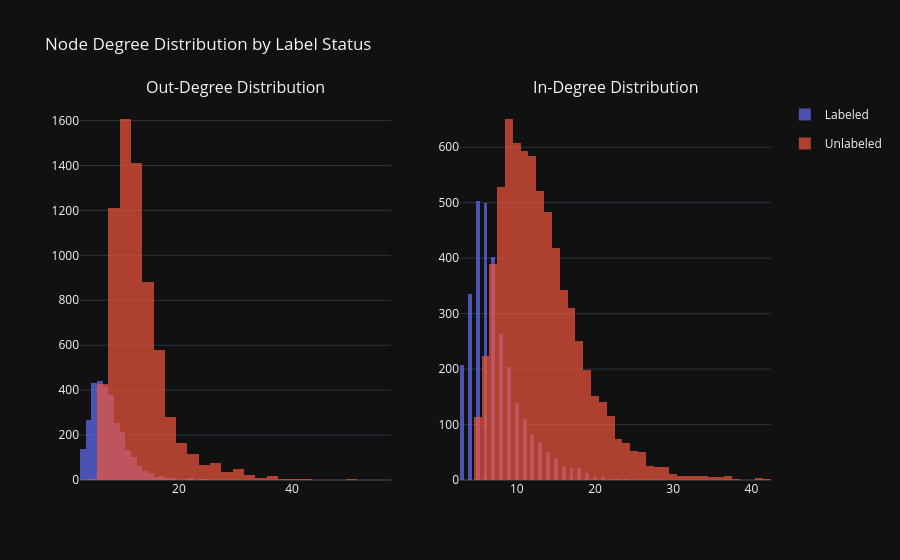

Notebook cell for this chart:
### Markdown cell above
### 1.4 Node Degree Distribution

### Code cell
out_deg = rules.groupby('src_obj_id').size().rename('out_degree')
in_deg  = rules.groupby('dst_obj_id').size().rename('in_degree')
degree  = pd.DataFrame({'obj_id': list(all_obj_ids)})
degree  = degree.merge(out_deg.reset_index().rename(columns={'src_obj_id':'obj_id'}), on='obj_id', how='left')
degree  = degree.merge(in_deg.reset_index().rename(columns={'dst_obj_id':'obj_id'}),  on='obj_id', how='left')
degree  = degree.fillna(0).astype({'out_degree': int, 'in_degree': int})
degree['total_degree'] = degree['out_degree'] + degree['in_degree']
degree['labeled'] = degree['obj_id'].isin(labeled_ids)

fig = make_subplots(rows=1, cols=2, subplot_titles=('Out-Degree Distribution', 'In-Degree Distribution'))
for col, field in [(1, 'out_degree'), (2, 'in_degree')]:
    for is_labeled, color, name in [(True, '#636EFA', 'Labeled'), (False, '#EF553B', 'Unlabeled')]:
        subset = degree[degree['labeled'] == is_labeled][field]
        fig.add_trace(go.Histogram(x=subset, name=name, legendgroup=name,
                                   showlegend=(col == 1), marker_color=color,
                                   opacity=0.7, nbinsx=50), row=1, col=col)
fig.update_layout(title='Node Degree Distribution by Label Status', barmode='overlay')
fig.show()

print(degree.groupby('labeled')[['out_degree','in_degree','total_degree']].describe().round(1).to_string())

### Figure 1 — Plotly figure (JSON) as saved in the notebook; plotly's stock layout.template omitted (floating-point values rounded to 4 significant figures; data arrays with more than 128 entries replaced by an {"elided": "..."} marker saying what was removed)
{"data": [{"legendgroup": "Labeled", "marker": {"color": "#636EFA"}, "name": "Labeled", "nbinsx": 50, "opacity": 0.7, "showlegend": true, "x": {"elided": "3000 int values"}, "type": "histogram", "xaxis": "x", "yaxis": "y"}, {"legendgroup": "Unlabeled", "marker": {"color": "#EF553B"}, "name": "Unlabeled", "nbinsx": 50, "opacity": 0.7, "showlegend": true, "x": {"elided": "7000 int values"}, "type": "histogram", "xaxis": "x", "yaxis": "y"}, {"legendgroup": "Labeled", "marker": {"color": "#636EFA"}, "name": "Labeled", "nbinsx": 50, "opacity": 0.7, "showlegend": false, "x": {"elided": "3000 int values"}, "type": "histogram", "xaxis": "x2", "yaxis": "y2"}, {"legendgroup": "Unlabeled", "marker": {"color": "#EF553B"}, "name": "Unlabeled", "nbinsx": 50, "opacity": 0.7, "showlegend": false, "x": {"elided": "7000 int values"}, "type": "histogram", "xaxis": "x2", "yaxis": "y2"}], "layout": {"xaxis": {"anchor": "y", "domain": [0.0, 0.45]}, "yaxis": {"anchor": "x", "domain": [0.0, 1.0]}, "xaxis2": {"anchor": "y2", "domain": [0.55, 1.0]}, "yaxis2": {"anchor": "x2", "domain": [0.0, 1.0]}, "annotations": [{"font": {"size": 16}, "showarrow": false, "text": "Out-Degree Distribution", "x": 0.225, "xanchor": "center", "xref": "paper", "y": 1.0, "yanchor": "bottom", "yref": "paper"}, {"font": {"size": 16}, "showarrow": false, "text": "In-Degree Distribution", "x": 0.775, "xanchor": "center", "xref": "paper", "y": 1.0, "yanchor": "bottom", "yref": "paper"}], "title": {"text": "Node Degree Distribution by Label Status"}, "barmode": "overlay"}}
